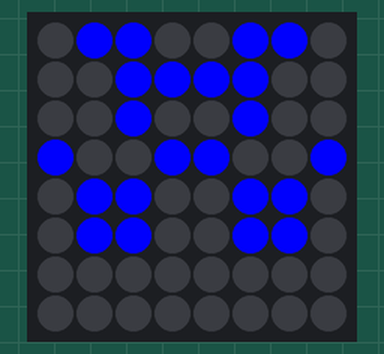
Bench run of a program on a simulated Raspberry Pi (BCM pin numbers) with a Sense HAT. On the bench: the Sense HAT's 8×8 RGB LED matrix. Random numbers come from a fixed seed.

Above: at 0.1 s.
At 3.1 s:
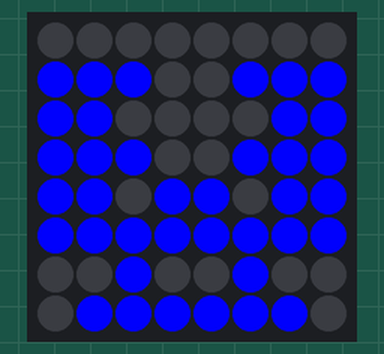
At 9.1 s:
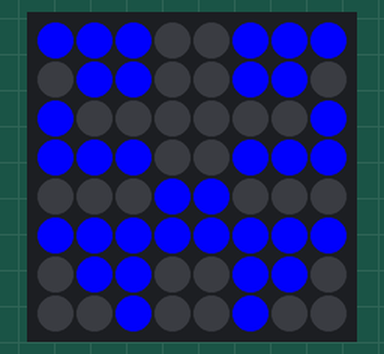
At 18.1 s:
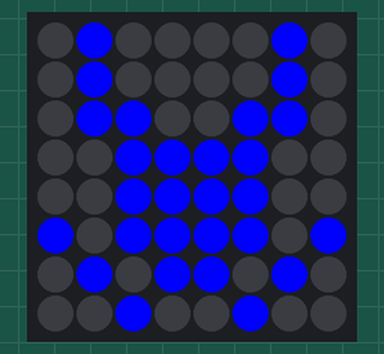
At 27.1 s:
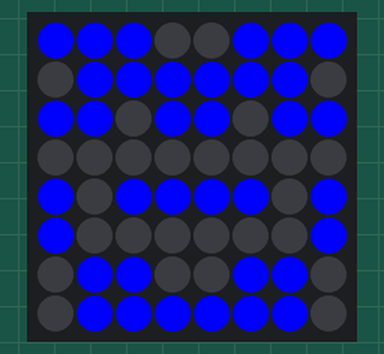
At 36.1 s:
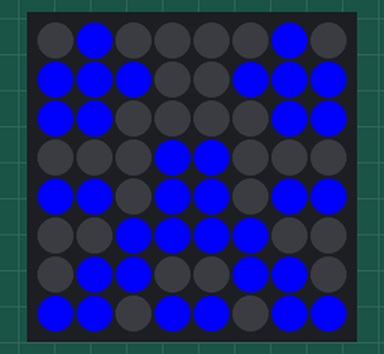

The program:

avatar_animated.py
```python
# Import the necessary libraries
from sense_hat import SenseHat
from time import time, sleep
import os
import sys
import random
from math import floor, ceil

# Constants
COLOR_BLUE = (0, 0, 255)
COLOR_BLACK = (0, 0, 0)

# function: get_random_avatar_matrix()
def get_random_avatar_matrix():
    pattern = ''
    matrix = []
    for r in range(0,8):
        temp_str = ''
        for c in range(0, 4):
            temp_str = temp_str + str(round(random.random()))

        temp_str = temp_str + temp_str[::-1]
        pattern = pattern + temp_str

    for p in range(0,64):
        bit = int(pattern[p])
        color = COLOR_BLUE if bit == 1 else COLOR_BLACK
        matrix.append(color)

    return(matrix)

# Make an instance of SenseHat
sense = SenseHat()
# Clear the RGB matrix
sense.clear()

# Endless loop
while True:
    try:
        matrix = get_random_avatar_matrix();
        sense.set_pixels(matrix)
        sleep(3)
    except (KeyboardInterrupt, SystemExit):
        print('Interrupt received! Stopping the application...')
        sense.clear()
        sys.exit(0)
```

Measured:
- what the display in image 1 shows lasts 3.0 s, from 3.0 s to 6.0 s
